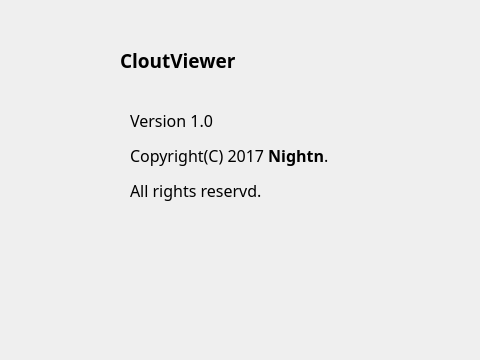
<?xml version="1.0" encoding="UTF-8"?>
<ui version="4.0">
 <class>AboutWin</class>
 <widget class="QWidget" name="AboutWin">
  <property name="geometry">
   <rect>
    <x>0</x>
    <y>0</y>
    <width>480</width>
    <height>360</height>
   </rect>
  </property>
  <property name="sizePolicy">
   <sizepolicy hsizetype="Fixed" vsizetype="Fixed">
    <horstretch>0</horstretch>
    <verstretch>0</verstretch>
   </sizepolicy>
  </property>
  <property name="minimumSize">
   <size>
    <width>480</width>
    <height>360</height>
   </size>
  </property>
  <property name="maximumSize">
   <size>
    <width>480</width>
    <height>360</height>
   </size>
  </property>
  <property name="font">
   <font>
    <family>微软雅黑</family>
   </font>
  </property>
  <property name="mouseTracking">
   <bool>false</bool>
  </property>
  <property name="windowTitle">
   <string>About CloudViewer</string>
  </property>
  <property name="windowIcon">
   <iconset resource="cloudviewer.qrc">
    <normaloff>:/Resources/images/about.png</normaloff>:/Resources/images/about.png</iconset>
  </property>
  <widget class="QLabel" name="label">
   <property name="geometry">
    <rect>
     <x>20</x>
     <y>80</y>
     <width>72</width>
     <height>72</height>
    </rect>
   </property>
   <property name="text">
    <string/>
   </property>
   <property name="pixmap">
    <pixmap resource="cloudviewer.qrc">:/Resources/images/icon.png</pixmap>
   </property>
  </widget>
  <widget class="QLabel" name="label_2">
   <property name="geometry">
    <rect>
     <x>120</x>
     <y>40</y>
     <width>141</width>
     <height>41</height>
    </rect>
   </property>
   <property name="text">
    <string>&lt;html&gt;&lt;head/&gt;&lt;body&gt;&lt;p&gt;&lt;span style=&quot; font-size:14pt; font-weight:600;&quot;&gt;CloutViewer&lt;/span&gt;&lt;/p&gt;&lt;/body&gt;&lt;/html&gt;</string>
   </property>
   <property name="textFormat">
    <enum>Qt::AutoText</enum>
   </property>
  </widget>
  <widget class="QLabel" name="label_3">
   <property name="geometry">
    <rect>
     <x>130</x>
     <y>90</y>
     <width>351</width>
     <height>221</height>
    </rect>
   </property>
   <property name="text">
    <string>&lt;html&gt;&lt;head/&gt;&lt;body&gt;&lt;p&gt;&lt;span style=&quot; font-size:12pt;&quot;&gt;Version 1.0&lt;/span&gt;&lt;/p&gt;&lt;p&gt;&lt;span style=&quot; font-size:12pt;&quot;&gt;Copyright(C) 2017 &lt;/span&gt;&lt;span style=&quot; font-size:12pt; font-weight:600;&quot;&gt;Nightn&lt;/span&gt;&lt;span style=&quot; font-size:12pt;&quot;&gt;. &lt;/span&gt;&lt;/p&gt;&lt;p&gt;&lt;span style=&quot; font-size:12pt;&quot;&gt;All rights reservd. &lt;/span&gt;&lt;/p&gt;&lt;p&gt;&lt;br/&gt;&lt;/p&gt;&lt;p&gt;&lt;br/&gt;&lt;/p&gt;&lt;/body&gt;&lt;/html&gt;</string>
   </property>
  </widget>
 </widget>
 <layoutdefault spacing="6" margin="11"/>
 <resources>
  <include location="cloudviewer.qrc"/>
  <include location="cloudviewer.qrc"/>
 </resources>
 <connections/>
</ui>
